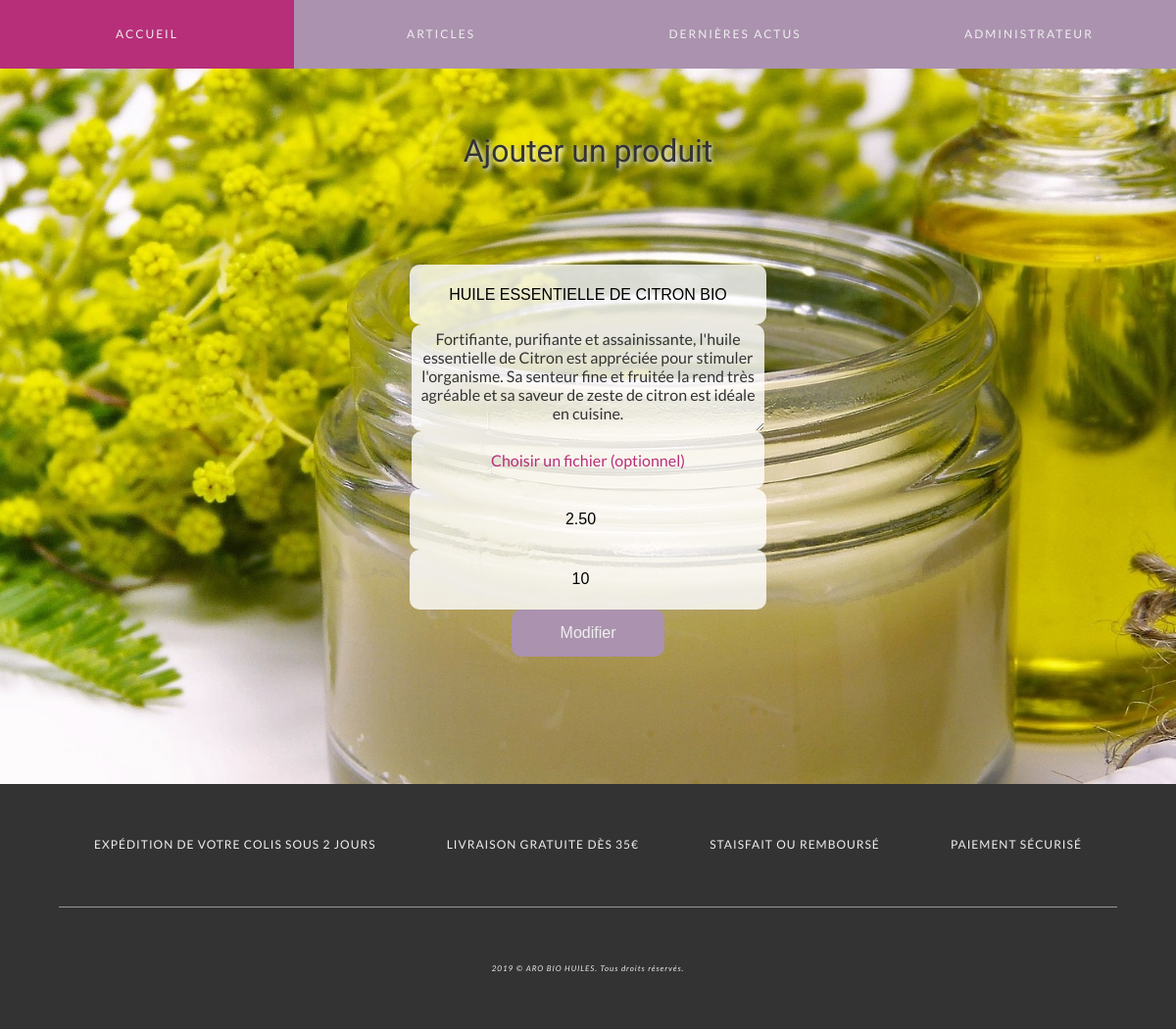
The page /index.php?page=update_product&id=1 (signed in) on the database its author committed.
### tables this page shows
CREATE TABLE `products` (
  `product_id` int(11) NOT NULL AUTO_INCREMENT,
  `name` varchar(255) NOT NULL,
  `description` text,
  `created` timestamp NOT NULL DEFAULT CURRENT_TIMESTAMP ON UPDATE CURRENT_TIMESTAMP,
  `image` varchar(255) DEFAULT NULL,
  `price` decimal(6,2) NOT NULL DEFAULT '0.00',
  `quantity` int(11) unsigned NOT NULL DEFAULT '10',
  PRIMARY KEY (`product_id`)
);

### models/product.php (called while the page is built, shortened)
<?php
    include_once('services/dao.php');
    function getOne($id)
    {
        global $pdo;
        $stmt = $pdo->prepare(
            'SELECT `product_id`, `name`, `description`, `created`, `image`, `price`, `quantity`
            FROM products
            WHERE `product_id`=?'
        );
        $stmt->execute([$id]);
        $product = $stmt->fetch(\PDO::FETCH_OBJ);
        if (isset($product)) {
            return $product;
        } else {
            return false;
        }
    }

### views/products/add.php (the view, shortened to what this page needs)
<?php
    require_once('models/product.php');
    if(!isset($_SESSION['user']) || (isset($_SESSION['user']) && $_SESSION['user']->role !== 'admin')):
        header("Location: /");
        exit;
    else:
        if ($_GET['page'] === 'add_product' && $_POST) {
            $product = Product\add($_POST['name'], $_POST['description'], $_POST['price'], $_POST['quantity'], $_FILES['image']['name'], $_FILES['image']['tmp_name']);
            if ($product) {
                header("Location: /index.php?page=products&message=0");
                exit;
            } else {
                $error = 'Erreur : Veuillez recommencer';
            }
        } else if ($_GET['page'] === 'update_product') {
            if (array_key_exists('id', $_GET)) {
                $product = Product\getOne($_GET['id']);
            } else {
                $error = "Erreur : le produit n'existe pas";
            }
        }
?>
<section class="ctn">
    <section class="section">
        <h2 class="subtitle subtitle--connect">Ajouter un produit</h2>
        <?php if($_GET['page'] === 'add_product'): ?>
        <form class="form" method="POST" enctype="multipart/form-data" action="">
            <input class="form__input" type="text" name="name" placeholder="Nom du produit" required />
            <textarea class="form__input form__input--area" name="description" placeholder="Description (optionnel)" ></textarea>
            <input class="form__input--file" type="file" name="image" id="image" />
            <label for="image" class="form__input form__input--label">Choisir un fichier (optionnel)</label>
            <input class="form__input" type="number" step=".01" name="price" placeholder="0.00" required />
            <input class="form__input" type="number" name="quantity" placeholder="0" />
            <button class="form__button" type="submit">Valider</button>
        </form>
        <?php else: ?>
            <form class="form" method="POST" enctype="multipart/form-data" action="">
                <input class="form__input" type="text" name="name" value="<?= $product->name ?>" />
                <textarea class="form__input form__input--area" name="description" placeholder="Description (optionnel)" ><?= $product->description ?></textarea>
                <label for="image" class="form__input form__input--label">Choisir un fichier (optionnel)</label>
                <input class="form__input" type="number" step=".01" name="price" value="<?= $product->price ?>" />
                <input class="form__input" type="number" name="quantity"  value="<?= $product->quantity ?>" />
                <button class="form__button" type="submit">Modifier</button>
            </form>
        <?php endif; ?>
    </section>
</section>
<?php endif; ?>

### styles.css (style rules this page uses)
.body { font-family: 'Lato', sans-serif; font-size: 1em; color: #333333; }
.section { height: 100vh; width: 100%; display: flex; flex-direction: column; justify-content: center; align-items: center; }
.subtitle { font-size: 2em; line-height: 1.5em; font-family: 'Damion', cursive; text-indent: 1.5em; text-shadow: 2px 2px 4px #eeeeee; padding-bottom: 1em; }
.ctn { background-image: url('images/bg.jpg'); background-size: cover; background-attachment: fixed; display: flex; flex-direction: column; justify-content: center; align-items: center; min-height: 100vh; }
.form { display: flex; flex-direction: column; justify-content: space-evenly; align-items: center; width: 60%; height: 50%; }
.form__input { width: 50%; height: 15%; font-size: 1em; border-radius: 10px; background-color: rgba(255,255,255,0.8); border: none; outline: none; text-align: center; display: flex; justify-content: center; align-items: center; }
.form__input::placeholder { font-style: italic; font-size: 1em; }
.form__input--area { font-family: 'Lato', sans-serif; font-size: 1em; color: #333333; height: 100px; padding: 5px; width: calc(50% - 10px); }
.form__button { font-size: 1em; color: #eeeeee; background-color: #ab92af; border: none; padding: 15px 50px; border-radius: 10px; transition: background-color ease 200ms; cursor: pointer; }
.subtitle--connect { text-indent: 0; }
.form__input--label { color: #b72f79; cursor: pointer; }

### rows shown on the page
products: name "HUILE ESSENTIELLE DE CITRON BIO", description "Fortifiante, purifiante et assainissante, l'huile essentielle de Citron est appréciée pour stimuler l'organisme. Sa senteur fine et fruitée la rend très agréable et sa saveur de zeste de citron est idéale en cuisine.", price "2.50", quantity "10"

### other values the page prints
$_SESSION['user']->firstname "ADMINISTRATEUR"
